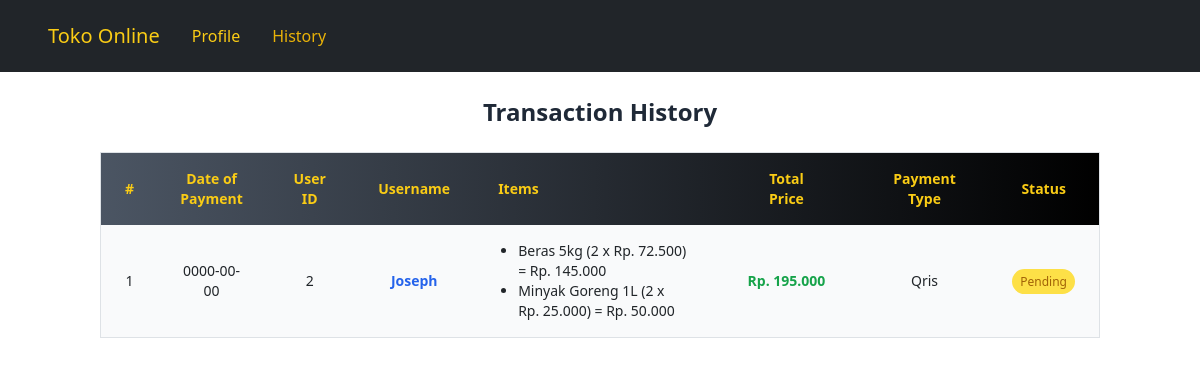
Page /adminHistory.php on the earlier database version.
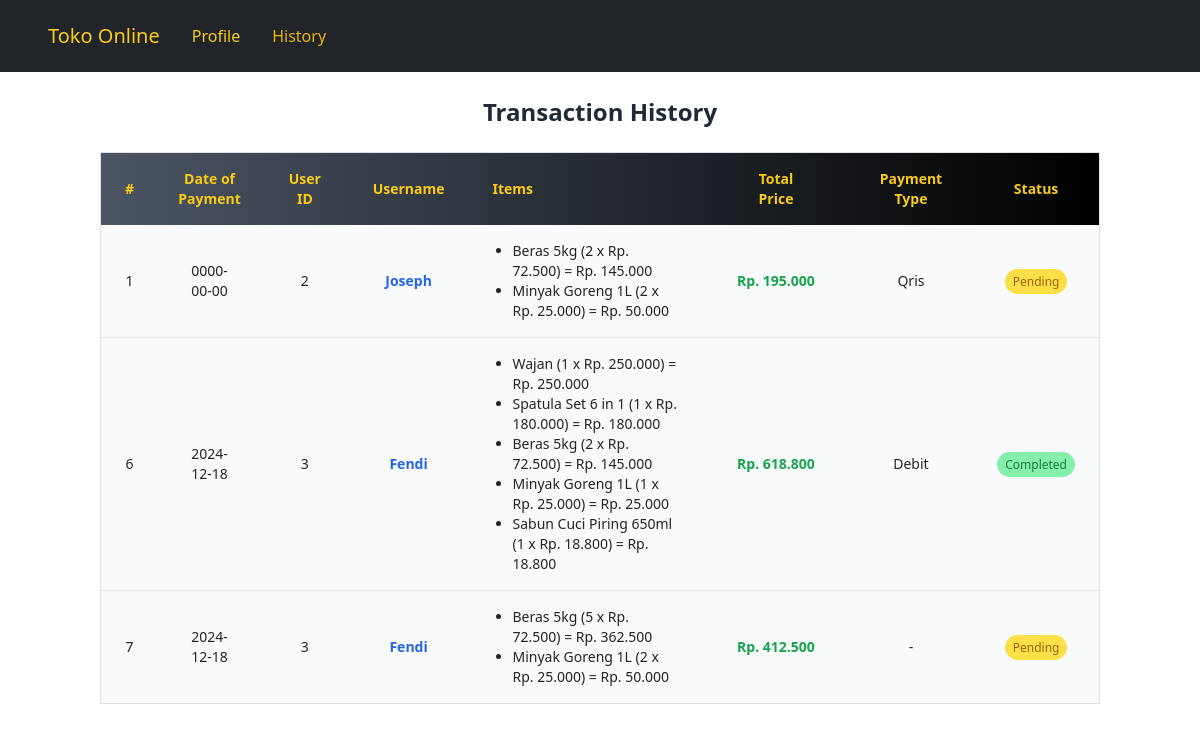
Same page on the later database version.
### tables this page shows
CREATE TABLE `checkout` (
  `checkout_id` int(10) NOT NULL,
  `date` date NOT NULL,
  `total_harga` int(10) NOT NULL,
  `user_id` int(10) NOT NULL,
  `payment_id` int(10) NOT NULL,
  `status` text NOT NULL
);

CREATE TABLE `users` (
  `user_id` int(10) NOT NULL,
  `username` text NOT NULL,
  `password` text NOT NULL,
  `user_telp` int(15) NOT NULL,
  `email` text NOT NULL,
  `alamat` text NOT NULL,
  `isAdmin` tinyint(1) NOT NULL
);

CREATE TABLE `detailcheckout` (
  `detail_id` int(10) NOT NULL,
  `product_id` int(10) NOT NULL,
  `checkout_id` int(10) NOT NULL,
  `jumlah_product` int(10) NOT NULL
);

CREATE TABLE `products` (
  `product_id` int(10) NOT NULL,
  `gambar` text NOT NULL,
  `nama_product` text NOT NULL,
  `harga_satuan` int(10) NOT NULL,
  `deskripsi` text NOT NULL,
  `stock_product` int(10) NOT NULL,
  `kategori_id` int(10) NOT NULL
);

CREATE TABLE `payment` (
  `payment_id` int(11) NOT NULL,
  `payment_method` text NOT NULL
);

### adminHistory.php (the view, shortened to what the changed rows need)
<?php
require_once "connect.php";
?>
<!doctype html>
<html lang="en">
<head>
    <link href="https://cdn.jsdelivr.net/npm/bootstrap@5.3.3/dist/css/bootstrap.min.css" rel="stylesheet"
>
    <script src="https://cdn.tailwindcss.com"></script>
</head>
<body>
    <section>
        <div class="container mx-auto py-6">
            <h1 class="text-center text-2xl font-bold mb-4 text-gray-800">Transaction History</h1>
            <div class="overflow-x-auto">
                <table class="table-auto w-full text-sm text-left border border-gray-300 shadow-lg rounded-lg">
                    <thead class="bg-gradient-to-r from-gray-600 to-black text-yellow-400 text-center">
                        <tr>
                            <th class="px-4 py-3">#</th>
                            <th class="px-2 py-3">Date of Payment</th>
                            <th class="px-4 py-3">User ID</th>
                            <th class="px-4 py-3">Username</th>
                            <th class="px-4 py-3 text-left">Items</th>
                            <th class="px-5 py-3">Total Price</th>
                            <th class="px-4 py-3">Payment Type</th>
                            <th class="px-4 py-3">Status</th>
                        </tr>
                    </thead>
                    <tbody class="divide-y divide-gray-200 text-center">
                        <?php
                        $stmt = $mysqli->query("SELECT c.checkout_id, c.date, c.user_id, u.username, c.total_harga, p.payment_method, c.status
                        FROM checkout c
                        JOIN users u ON c.user_id = u.user_id
                        JOIN payment p ON c.payment_id = p.payment_id;");
                        while ($row = $stmt->fetch_assoc()) {
                            $checkout = [
                                'id' => htmlentities($row['checkout_id']),
                                'date' => htmlentities($row['date']),
                                'user_id' => htmlentities($row['user_id']),
                                'username' => htmlentities($row['username']),
                                'total_harga' => htmlentities($row['total_harga']),
                                'payment_type' => htmlentities($row['payment_method']),
                                'status' => htmlentities($row['status'])
                            ];
                        ?>
                            <tr class="bg-gray-50 hover:bg-gradient-to-r from-gray-50 to-gray-200 transition-colors duration-300">
                                <td class="px-4 py-3"><?= $checkout['id']; ?></td>
                                <td class="px-4 py-3"><?= $checkout['date']; ?></td>
                                <td class="px-4 py-3"><?= $checkout['user_id']; ?></td>
                                <td class="px-4 py-3 font-semibold text-blue-600"><?= $checkout['username']; ?></td>
                                <td class="px-4 py-3">
                                    <ul class="list-disc pl-5 text-left">
                                        <?php
                                        $stmt_detail = $mysqli->prepare("SELECT d.detail_id, p.nama_product, d.jumlah_product, p.harga_satuan
                                                 FROM detailcheckout d
                                                 JOIN products p ON d.product_id = p.product_id
                                                 WHERE d.checkout_id = ?");
                                        $stmt_detail->bind_param("i", $checkout['id']);
                                        $stmt_detail->execute();
                                        $result_detail = $stmt_detail->get_result();
                                        while ($row_detail = $result_detail->fetch_assoc()) {
                                            $totalSatuan = $row_detail['jumlah_product'] * $row_detail['harga_satuan'];
                                            echo '<li>' . $row_detail['nama_product'] . ' (' . $row_detail['jumlah_product'] . ' x Rp. ' . number_format($row_detail['harga_satuan'], 0, ',', '.') . ') = Rp. ' . number_format($totalSatuan, 0, ',', '.') . '</li>';
                                        }
                                        ?>
                                    </ul>
                                </td>
                                <td class="px-4 py-3 font-semibold text-green-600">Rp. <?= number_format($checkout['total_harga'], 0, ',', '.'); ?></td>
                                <td class="px-4 py-3"><?= $checkout['payment_type']; ?></td>
                                <td class="px-4 py-3">
                                    <?php
                                    if ($checkout['status'] == "Pending") {
                                        echo '<span class="px-2 py-1 bg-yellow-300 text-yellow-700 text-xs font-medium rounded-full">' . $checkout['status'] . '</span>';
                                    } else {
                                        echo '<span class="px-2 py-1 bg-green-300 text-green-700 text-xs font-medium rounded-full">' . $checkout['status'] . '</span>';
                                    }
                                    ?>
                                </td>
                            </tr>
                        <?php
                        }
                        ?>
                    </tbody>
                </table>
            </div>
        </div>
    </section>
</body>
</html>

Differences in the rows shown:
added checkout: checkout_id "6", date "2024-12-18", user "3", user.username "Fendi", total_harga "618.800", payment.payment_method "Debit", status "Completed"
added detailcheckout: product.nama_product "Wajan", jumlah_product "1", product.harga_satuan "250.000", jumlah_product.harga_satuan "250.000", shown under "6"
added detailcheckout: product.nama_product "Spatula Set 6 in 1", jumlah_product "1", product.harga_satuan "180.000", jumlah_product.harga_satuan "180.000", shown under "6"
added detailcheckout: product.nama_product "Beras 5kg", jumlah_product "2", product.harga_satuan "72.500", jumlah_product.harga_satuan "145.000", shown under "6"
added detailcheckout: product.nama_product "Minyak Goreng 1L", jumlah_product "1", product.harga_satuan "25.000", jumlah_product.harga_satuan "25.000", shown under "6"
added detailcheckout: product.nama_product "Sabun Cuci Piring 650ml", jumlah_product "1", product.harga_satuan "18.800", jumlah_product.harga_satuan "18.800", shown under "6"
added checkout: checkout_id "7", date "2024-12-18", user "3", user.username "Fendi", total_harga "412.500", payment.payment_method "-", status "Pending"
added detailcheckout: product.nama_product "Beras 5kg", jumlah_product "5", product.harga_satuan "72.500", jumlah_product.harga_satuan "362.500", shown under "7"
added detailcheckout: product.nama_product "Minyak Goreng 1L", jumlah_product "2", product.harga_satuan "25.000", jumlah_product.harga_satuan "50.000", shown under "7"
